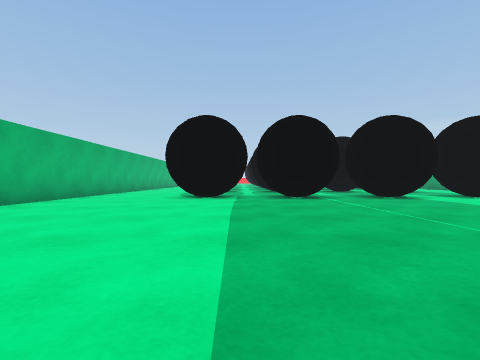
view 1 (above)

19 first-person views from a walk through a scene from a Unity 3-D project. The camera is 0.64 m above the floor, looks level and sees 85° across. The floor is counted in squares, 1 m on a side. Each view is taken from the middle of a square. On the plan, view 1 faces up. The plan holds only what a view shows up to about 9 squares ahead; the rest is blank. The place goes on beyond the plan.

view 2
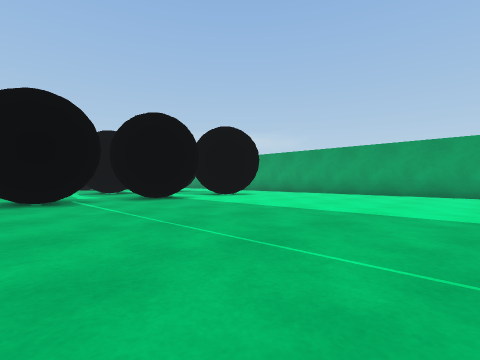

view 3
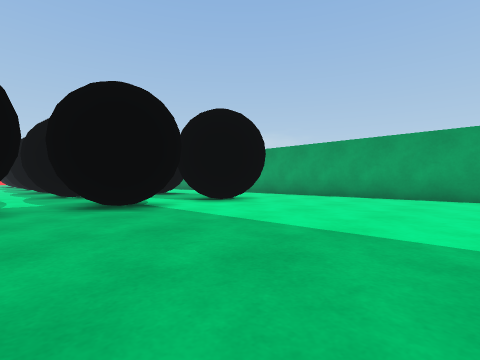

view 4
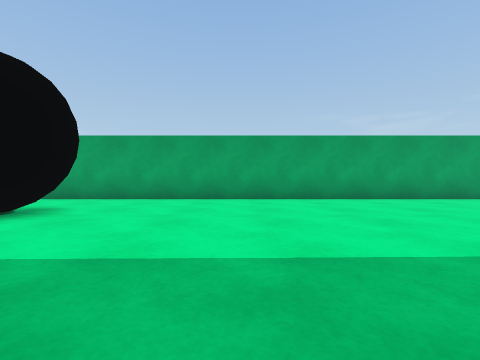

view 5
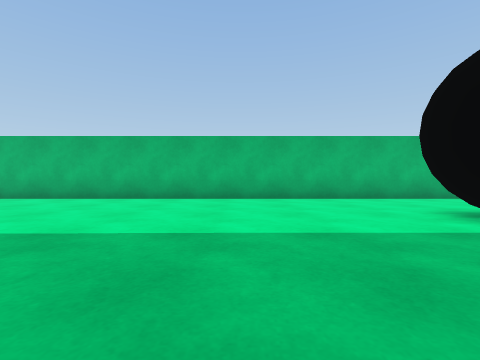

view 6
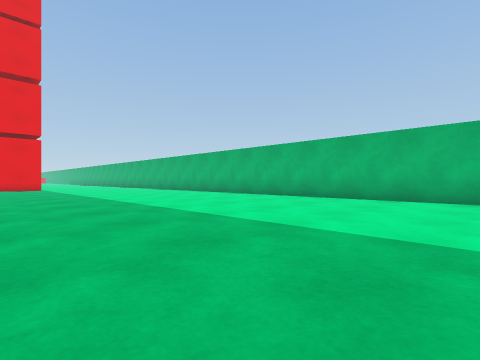

view 7
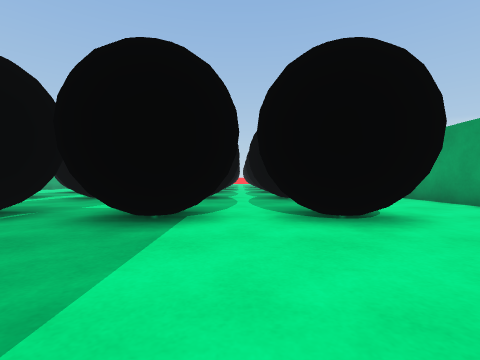

view 8
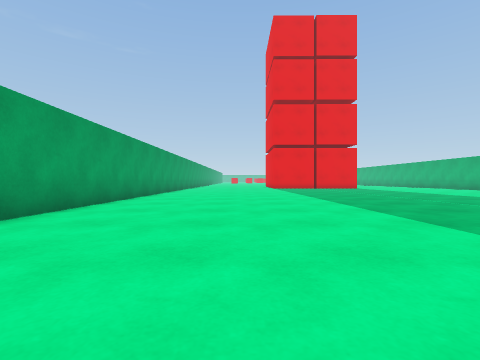

view 9
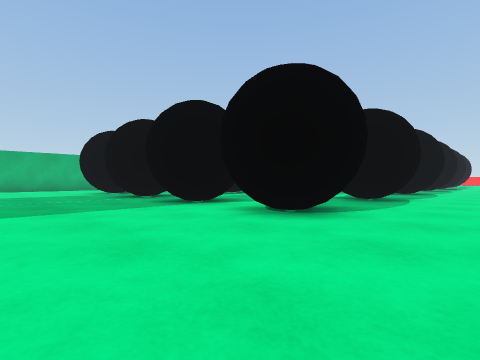

view 10
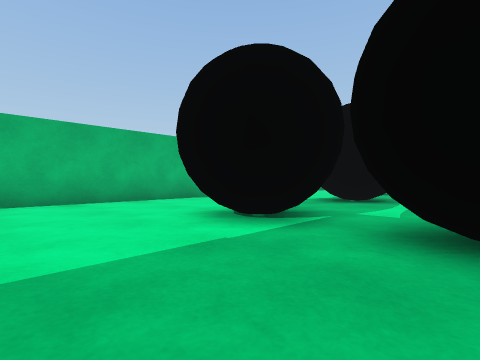

view 11
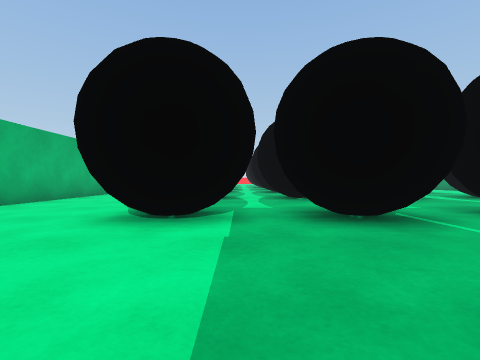

view 12
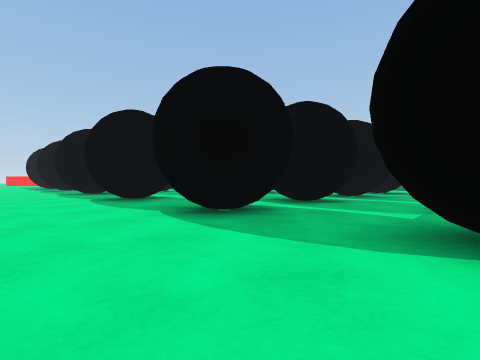

view 13
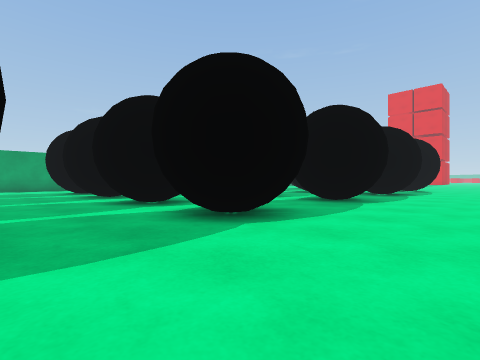

view 14
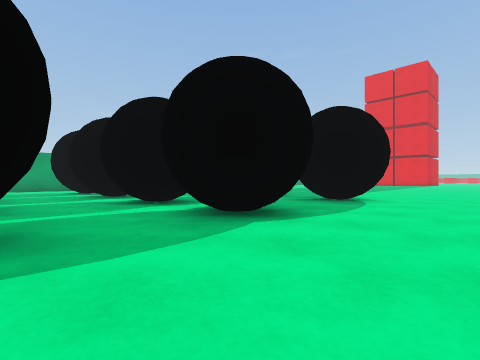

view 15
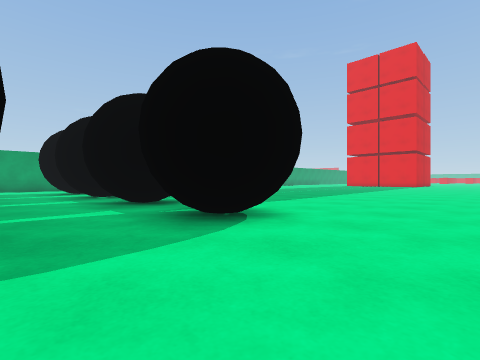

view 16
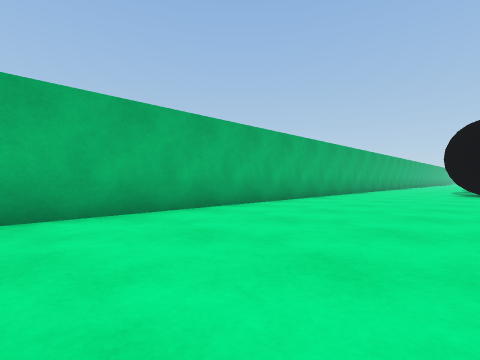

view 17
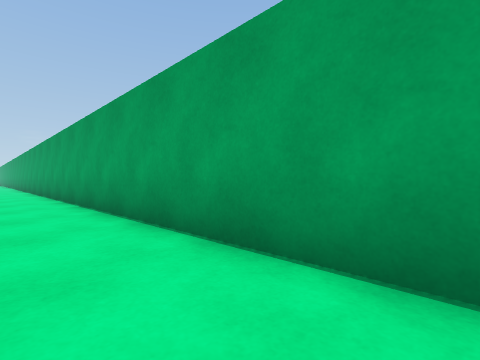

view 18
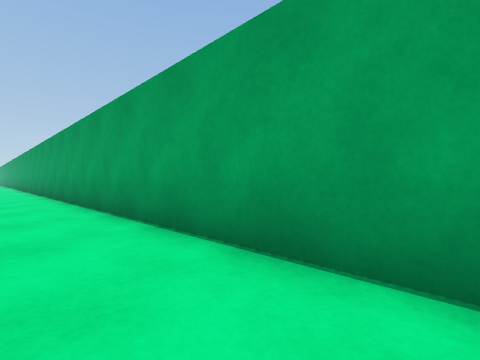

view 19
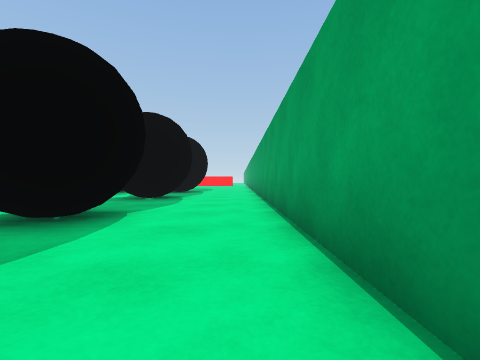

### Floor plan
Key: @ floor where view 1 was taken; # wall or solid block; x gap in a wall; . floor; T thing the floor can be seen under or through.
Columns run from 6 left of view 1 to 13 right of it. Each row starts with its distance up from view 1.
 28               ###..#
 27  ...  ..      ##...#
 26  ............ .....#
 25  ..........##  ....#
 24  ...   #####    #..#
 23  ...#  #         ..#
 22  .....          ...#
 21  ......         ...#
 20  ...##.          ..#
 19  ...##           ..#
 18  ...##           ..#
 17  ............    ..#
 16  ............   ...#
 15  ...#  ###.#    #..#
 14 #...######x##x###..#
 13 #...##..##.# .##...#
 12 #..................#
 11 #...##..TT.##.  ...#
 10 #...#TTTTTx##x###..#
  9 #...TTTTTT.##.###..#
  8 #..................#
  7 #..................#
  6 #..................#
  5 #..................#
  4 #..................#
  3 #..................#
  2 #..................#
  1 #..................#
  0 #.....@............#
 -1 #..................#
 -2 #..................#
 -3 #..................#
 -4 #..................#

Positions as (right, up) in squares from view 1, and headings:
1: (0, 0), facing up
2: (1, 1), facing up-right
3: (3, 3), facing up-right
4: (4, 5), facing right
5: (3, 5), facing left
6: (3, 5), facing down-left
7: (7, 5), facing up
8: (9, 5), facing down
9: (12, 5), facing up-left
10: (2, 6), facing up-left
11: (0, 5), facing up
12: (-5, 10), facing up-right
13: (-5, 27), facing down-right
14: (-5, 18), facing down-right
15: (-5, 13), facing down-right
16: (-1, -4), facing up-left
17: (11, 9), facing up-right
18: (11, 16), facing up-right
19: (12, 19), facing up
